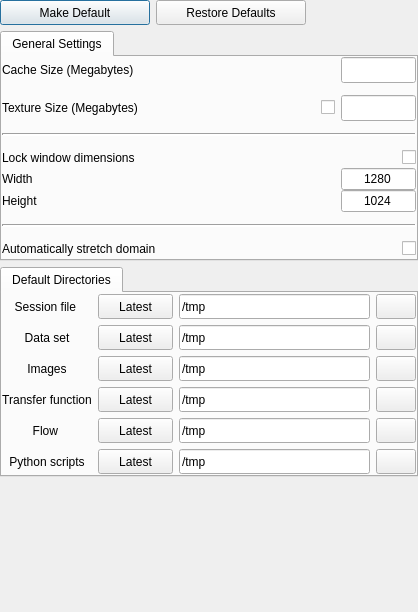
<?xml version="1.0" encoding="UTF-8"?>
<ui version="4.0">
 <class>startupTab</class>
 <widget class="QWidget" name="startupTab">
  <property name="geometry">
   <rect>
    <x>0</x>
    <y>0</y>
    <width>418</width>
    <height>612</height>
   </rect>
  </property>
  <property name="minimumSize">
   <size>
    <width>418</width>
    <height>400</height>
   </size>
  </property>
  <property name="maximumSize">
   <size>
    <width>418</width>
    <height>1200</height>
   </size>
  </property>
  <property name="baseSize">
   <size>
    <width>415</width>
    <height>0</height>
   </size>
  </property>
  <property name="windowTitle">
   <string>Form1</string>
  </property>
  <property name="whatsThis">
   <string>&lt;html&gt;&lt;head/&gt;&lt;body&gt;&lt;p&gt;The startup settings are used when VAPOR is started.  Click &amp;quot;Make Default&amp;quot; to make the changes apply the next time VAPOR is started. You will need to restart VAPOR in order to apply these settings.&lt;/p&gt;&lt;/body&gt;&lt;/html&gt;</string>
  </property>
  <layout class="QVBoxLayout" name="verticalLayout_5">
   <property name="leftMargin">
    <number>0</number>
   </property>
   <property name="topMargin">
    <number>0</number>
   </property>
   <property name="rightMargin">
    <number>0</number>
   </property>
   <property name="bottomMargin">
    <number>0</number>
   </property>
   <item>
    <layout class="QHBoxLayout" name="_10">
     <item>
      <widget class="QPushButton" name="applyButton">
       <property name="minimumSize">
        <size>
         <width>150</width>
         <height>25</height>
        </size>
       </property>
       <property name="maximumSize">
        <size>
         <width>80</width>
         <height>32767</height>
        </size>
       </property>
       <property name="text">
        <string>Make Default</string>
       </property>
       <property name="shortcut">
        <string/>
       </property>
       <property name="autoDefault">
        <bool>true</bool>
       </property>
       <property name="default">
        <bool>true</bool>
       </property>
      </widget>
     </item>
     <item>
      <widget class="QPushButton" name="defaultButton">
       <property name="enabled">
        <bool>true</bool>
       </property>
       <property name="minimumSize">
        <size>
         <width>150</width>
         <height>25</height>
        </size>
       </property>
       <property name="toolTip">
        <string>Click to reset all user preferences and parameter values to their original default values</string>
       </property>
       <property name="text">
        <string>Restore Defaults</string>
       </property>
       <property name="shortcut">
        <string/>
       </property>
       <property name="autoRepeat">
        <bool>false</bool>
       </property>
       <property name="autoDefault">
        <bool>false</bool>
       </property>
      </widget>
     </item>
     <item>
      <spacer name="spacer205">
       <property name="orientation">
        <enum>Qt::Horizontal</enum>
       </property>
       <property name="sizeType">
        <enum>QSizePolicy::Expanding</enum>
       </property>
       <property name="sizeHint" stdset="0">
        <size>
         <width>71</width>
         <height>20</height>
        </size>
       </property>
      </spacer>
     </item>
    </layout>
   </item>
   <item>
    <widget class="QTabWidget" name="tabWidget">
     <property name="currentIndex">
      <number>0</number>
     </property>
     <widget class="QWidget" name="tab_2">
      <attribute name="title">
       <string>General Settings</string>
      </attribute>
      <layout class="QVBoxLayout" name="verticalLayout_2">
       <property name="spacing">
        <number>12</number>
       </property>
       <property name="leftMargin">
        <number>0</number>
       </property>
       <property name="topMargin">
        <number>0</number>
       </property>
       <property name="rightMargin">
        <number>0</number>
       </property>
       <property name="bottomMargin">
        <number>0</number>
       </property>
       <item>
        <layout class="QHBoxLayout" name="horizontalLayout">
         <item>
          <widget class="QLabel" name="textLabel1_2">
           <property name="whatsThis">
            <string>The data cache size is the total amount of memory that VAPOR will used to hold volume data.  Best performance is obtained by choosing a value approximately equal to the physical memory that is available for the application.  If this is too large or too small the performance will be slowed.</string>
           </property>
           <property name="text">
            <string>Cache Size (Megabytes)</string>
           </property>
           <property name="wordWrap">
            <bool>false</bool>
           </property>
          </widget>
         </item>
         <item>
          <spacer name="spacer2_2">
           <property name="orientation">
            <enum>Qt::Horizontal</enum>
           </property>
           <property name="sizeType">
            <enum>QSizePolicy::Expanding</enum>
           </property>
           <property name="sizeHint" stdset="0">
            <size>
             <width>69</width>
             <height>21</height>
            </size>
           </property>
          </spacer>
         </item>
         <item>
          <widget class="QLineEdit" name="cacheSizeEdit">
           <property name="minimumSize">
            <size>
             <width>0</width>
             <height>25</height>
            </size>
           </property>
           <property name="maximumSize">
            <size>
             <width>75</width>
             <height>32767</height>
            </size>
           </property>
           <property name="toolTip">
            <string>Specify total number of megabytes that will be used for data cache</string>
           </property>
           <property name="whatsThis">
            <string>The data cache size is the total amount of memory that VAPOR will used to hold volume data.  Best performance is obtained by choosing a value approximately equal to the physical memory that is available for the application.  If this is too large or too small the performance will be slowed.</string>
           </property>
           <property name="alignment">
            <set>Qt::AlignHCenter</set>
           </property>
          </widget>
         </item>
        </layout>
       </item>
       <item>
        <layout class="QHBoxLayout" name="horizontalLayout_2">
         <item>
          <widget class="QLabel" name="label">
           <property name="text">
            <string>Texture Size (Megabytes)</string>
           </property>
          </widget>
         </item>
         <item>
          <spacer name="spacer25_3">
           <property name="orientation">
            <enum>Qt::Horizontal</enum>
           </property>
           <property name="sizeType">
            <enum>QSizePolicy::Expanding</enum>
           </property>
           <property name="sizeHint" stdset="0">
            <size>
             <width>69</width>
             <height>20</height>
            </size>
           </property>
          </spacer>
         </item>
         <item>
          <widget class="QCheckBox" name="textureSizeCheckbox">
           <property name="toolTip">
            <string>Click to override default graphics texture size</string>
           </property>
           <property name="whatsThis">
            <string>VAPOR normally provides a reasonable default graphics texture size.  However in some cases the size is too small (resulting in poor performance) or too large (resulting in garbage images).  These problems can be resolved by tuning this texture size parameter.  This parameter represents the side of the largest cube that will be rendered from the GPU texture memory.  The texture size should be chosen small enough that very large images can be rendered correctly, but large enough so that this rendering is reasonably fast.</string>
           </property>
           <property name="text">
            <string/>
           </property>
          </widget>
         </item>
         <item>
          <widget class="QLineEdit" name="textureSizeEdit">
           <property name="minimumSize">
            <size>
             <width>0</width>
             <height>25</height>
            </size>
           </property>
           <property name="maximumSize">
            <size>
             <width>75</width>
             <height>32767</height>
            </size>
           </property>
           <property name="toolTip">
            <string>Specify max 3D graphics texture size along each axis</string>
           </property>
           <property name="whatsThis">
            <string>VAPOR normally provides a reasonable default graphics texture size.  However in some cases the size is too small (resulting in poor performance) or too large (resulting in garbage images).  These problems can be resolved by tuning this texture size parameter.  This parameter represents the side of the largest cube that will be rendered from the GPU texture memory.  The texture size should be chosen small enough that very large images can be rendered correctly, but large enough so that this rendering is reasonably fast.</string>
           </property>
           <property name="alignment">
            <set>Qt::AlignHCenter</set>
           </property>
          </widget>
         </item>
        </layout>
       </item>
       <item>
        <widget class="Line" name="line">
         <property name="lineWidth">
          <number>2</number>
         </property>
         <property name="orientation">
          <enum>Qt::Horizontal</enum>
         </property>
        </widget>
       </item>
       <item>
        <layout class="QVBoxLayout" name="verticalLayout_4">
         <property name="spacing">
          <number>0</number>
         </property>
         <property name="bottomMargin">
          <number>0</number>
         </property>
         <item>
          <layout class="QHBoxLayout" name="horizontalLayout_3">
           <item>
            <widget class="QLabel" name="label_4">
             <property name="text">
              <string>Lock window dimensions</string>
             </property>
            </widget>
           </item>
           <item>
            <spacer name="horizontalSpacer_3">
             <property name="orientation">
              <enum>Qt::Horizontal</enum>
             </property>
             <property name="sizeHint" stdset="0">
              <size>
               <width>40</width>
               <height>20</height>
              </size>
             </property>
            </spacer>
           </item>
           <item>
            <widget class="QCheckBox" name="lockSizeCheckbox">
             <property name="toolTip">
              <string>&lt;!DOCTYPE HTML PUBLIC &quot;-//W3C//DTD HTML 4.0//EN&quot; &quot;http://www.w3.org/TR/REC-html40/strict.dtd&quot;&gt;
&lt;html&gt;&lt;head&gt;&lt;meta name=&quot;qrichtext&quot; content=&quot;1&quot; /&gt;&lt;style type=&quot;text/css&quot;&gt;
p, li { white-space: pre-wrap; }
&lt;/style&gt;&lt;/head&gt;&lt;body style=&quot; font-family:'MS Shell Dlg 2'; font-size:8.25pt; font-weight:400; font-style:normal;&quot;&gt;
&lt;p style=&quot; margin-top:0px; margin-bottom:0px; margin-left:0px; margin-right:0px; -qt-block-indent:0; text-indent:0px;&quot;&gt;&lt;span style=&quot; font-size:8pt;&quot;&gt;When checked, the VAPOR window is required (at the next time vaporgui starts) to have the specified width and height.  Preferences must be saved for this to take effect.&lt;/span&gt;&lt;/p&gt;&lt;/body&gt;&lt;/html&gt;</string>
             </property>
             <property name="whatsThis">
              <string>&lt;!DOCTYPE HTML PUBLIC &quot;-//W3C//DTD HTML 4.0//EN&quot; &quot;http://www.w3.org/TR/REC-html40/strict.dtd&quot;&gt;
&lt;html&gt;&lt;head&gt;&lt;meta name=&quot;qrichtext&quot; content=&quot;1&quot; /&gt;&lt;style type=&quot;text/css&quot;&gt;
p, li { white-space: pre-wrap; }
&lt;/style&gt;&lt;/head&gt;&lt;body style=&quot; font-family:'MS Shell Dlg 2'; font-size:8.25pt; font-weight:400; font-style:normal;&quot;&gt;
&lt;p style=&quot; margin-top:0px; margin-bottom:0px; margin-left:0px; margin-right:0px; -qt-block-indent:0; text-indent:0px;&quot;&gt;&lt;span style=&quot; font-size:8pt;&quot;&gt;This setting only takes place after the preferences are saved to disk and vaporgui is restarted.  When the checkbox is checked, the specified window width and height will be used the next time vaporgui is launched.&lt;/span&gt;&lt;/p&gt;&lt;/body&gt;&lt;/html&gt;</string>
             </property>
             <property name="text">
              <string/>
             </property>
            </widget>
           </item>
          </layout>
         </item>
         <item>
          <layout class="QHBoxLayout" name="horizontalLayout_4">
           <property name="spacing">
            <number>0</number>
           </property>
           <item>
            <widget class="QLabel" name="label_2">
             <property name="text">
              <string>Width</string>
             </property>
            </widget>
           </item>
           <item>
            <spacer name="horizontalSpacer">
             <property name="orientation">
              <enum>Qt::Horizontal</enum>
             </property>
             <property name="sizeHint" stdset="0">
              <size>
               <width>40</width>
               <height>20</height>
              </size>
             </property>
            </spacer>
           </item>
           <item>
            <widget class="QLineEdit" name="winWidthEdit">
             <property name="maximumSize">
              <size>
               <width>75</width>
               <height>16777215</height>
              </size>
             </property>
             <property name="toolTip">
              <string>&lt;!DOCTYPE HTML PUBLIC &quot;-//W3C//DTD HTML 4.0//EN&quot; &quot;http://www.w3.org/TR/REC-html40/strict.dtd&quot;&gt;
&lt;html&gt;&lt;head&gt;&lt;meta name=&quot;qrichtext&quot; content=&quot;1&quot; /&gt;&lt;style type=&quot;text/css&quot;&gt;
p, li { white-space: pre-wrap; }
&lt;/style&gt;&lt;/head&gt;&lt;body style=&quot; font-family:'MS Shell Dlg 2'; font-size:8.25pt; font-weight:400; font-style:normal;&quot;&gt;
&lt;p style=&quot; margin-top:0px; margin-bottom:0px; margin-left:0px; margin-right:0px; -qt-block-indent:0; text-indent:0px;&quot;&gt;&lt;span style=&quot; font-size:8pt;&quot;&gt;When checked, the VAPOR window is required (at the next time vaporgui starts) to have the specified width and height.  Preferences must be saved for this to take effect.&lt;/span&gt;&lt;/p&gt;&lt;/body&gt;&lt;/html&gt;</string>
             </property>
             <property name="whatsThis">
              <string>&lt;!DOCTYPE HTML PUBLIC &quot;-//W3C//DTD HTML 4.0//EN&quot; &quot;http://www.w3.org/TR/REC-html40/strict.dtd&quot;&gt;
&lt;html&gt;&lt;head&gt;&lt;meta name=&quot;qrichtext&quot; content=&quot;1&quot; /&gt;&lt;style type=&quot;text/css&quot;&gt;
p, li { white-space: pre-wrap; }
&lt;/style&gt;&lt;/head&gt;&lt;body style=&quot; font-family:'MS Shell Dlg 2'; font-size:8.25pt; font-weight:400; font-style:normal;&quot;&gt;
&lt;p style=&quot; margin-top:0px; margin-bottom:0px; margin-left:0px; margin-right:0px; -qt-block-indent:0; text-indent:0px;&quot;&gt;&lt;span style=&quot; font-size:8pt;&quot;&gt;This setting only takes place after the preferences are saved to disk and vaporgui is restarted.  When the checkbox is checked, the specified window width and height will be used the next time vaporgui is launched.&lt;/span&gt;&lt;/p&gt;&lt;/body&gt;&lt;/html&gt;</string>
             </property>
             <property name="text">
              <string>1280</string>
             </property>
             <property name="alignment">
              <set>Qt::AlignCenter</set>
             </property>
            </widget>
           </item>
          </layout>
         </item>
         <item>
          <layout class="QHBoxLayout" name="horizontalLayout_5">
           <property name="spacing">
            <number>0</number>
           </property>
           <property name="bottomMargin">
            <number>0</number>
           </property>
           <item>
            <widget class="QLabel" name="label_3">
             <property name="text">
              <string>Height</string>
             </property>
            </widget>
           </item>
           <item>
            <spacer name="horizontalSpacer_2">
             <property name="orientation">
              <enum>Qt::Horizontal</enum>
             </property>
             <property name="sizeHint" stdset="0">
              <size>
               <width>40</width>
               <height>20</height>
              </size>
             </property>
            </spacer>
           </item>
           <item>
            <widget class="QLineEdit" name="winHeightEdit">
             <property name="maximumSize">
              <size>
               <width>75</width>
               <height>16777215</height>
              </size>
             </property>
             <property name="toolTip">
              <string>&lt;!DOCTYPE HTML PUBLIC &quot;-//W3C//DTD HTML 4.0//EN&quot; &quot;http://www.w3.org/TR/REC-html40/strict.dtd&quot;&gt;
&lt;html&gt;&lt;head&gt;&lt;meta name=&quot;qrichtext&quot; content=&quot;1&quot; /&gt;&lt;style type=&quot;text/css&quot;&gt;
p, li { white-space: pre-wrap; }
&lt;/style&gt;&lt;/head&gt;&lt;body style=&quot; font-family:'MS Shell Dlg 2'; font-size:8.25pt; font-weight:400; font-style:normal;&quot;&gt;
&lt;p style=&quot; margin-top:0px; margin-bottom:0px; margin-left:0px; margin-right:0px; -qt-block-indent:0; text-indent:0px;&quot;&gt;&lt;span style=&quot; font-size:8pt;&quot;&gt;When checked, the VAPOR window is required (at the next time vaporgui starts) to have the specified width and height.  Preferences must be saved for this to take effect.&lt;/span&gt;&lt;/p&gt;&lt;/body&gt;&lt;/html&gt;</string>
             </property>
             <property name="whatsThis">
              <string>&lt;!DOCTYPE HTML PUBLIC &quot;-//W3C//DTD HTML 4.0//EN&quot; &quot;http://www.w3.org/TR/REC-html40/strict.dtd&quot;&gt;
&lt;html&gt;&lt;head&gt;&lt;meta name=&quot;qrichtext&quot; content=&quot;1&quot; /&gt;&lt;style type=&quot;text/css&quot;&gt;
p, li { white-space: pre-wrap; }
&lt;/style&gt;&lt;/head&gt;&lt;body style=&quot; font-family:'MS Shell Dlg 2'; font-size:8.25pt; font-weight:400; font-style:normal;&quot;&gt;
&lt;p style=&quot; margin-top:0px; margin-bottom:0px; margin-left:0px; margin-right:0px; -qt-block-indent:0; text-indent:0px;&quot;&gt;&lt;span style=&quot; font-size:8pt;&quot;&gt;This setting only takes place after the preferences are saved to disk and vaporgui is restarted.  When the checkbox is checked, the specified window width and height will be used the next time vaporgui is launched.&lt;/span&gt;&lt;/p&gt;&lt;/body&gt;&lt;/html&gt;</string>
             </property>
             <property name="text">
              <string>1024</string>
             </property>
             <property name="alignment">
              <set>Qt::AlignCenter</set>
             </property>
            </widget>
           </item>
          </layout>
         </item>
        </layout>
       </item>
       <item>
        <widget class="Line" name="line_2">
         <property name="lineWidth">
          <number>2</number>
         </property>
         <property name="orientation">
          <enum>Qt::Horizontal</enum>
         </property>
        </widget>
       </item>
       <item>
        <layout class="QHBoxLayout" name="horizontalLayout_6">
         <item>
          <widget class="QLabel" name="label_5">
           <property name="text">
            <string>Automatically stretch domain</string>
           </property>
          </widget>
         </item>
         <item>
          <spacer name="horizontalSpacer_4">
           <property name="orientation">
            <enum>Qt::Horizontal</enum>
           </property>
           <property name="sizeHint" stdset="0">
            <size>
             <width>40</width>
             <height>20</height>
            </size>
           </property>
          </spacer>
         </item>
         <item>
          <widget class="QCheckBox" name="autoStretchCheckbox">
           <property name="toolTip">
            <string>When loading data, the shortest dimension is shorter than 1/10 of the longest then stretch it to 1/2 the longest</string>
           </property>
           <property name="text">
            <string/>
           </property>
          </widget>
         </item>
        </layout>
       </item>
      </layout>
     </widget>
    </widget>
   </item>
   <item>
    <widget class="QTabWidget" name="defaultDirectoryTab">
     <property name="currentIndex">
      <number>0</number>
     </property>
     <widget class="QWidget" name="tab">
      <attribute name="title">
       <string>Default Directories</string>
      </attribute>
      <layout class="QVBoxLayout" name="verticalLayout_3">
       <property name="spacing">
        <number>0</number>
       </property>
       <property name="leftMargin">
        <number>0</number>
       </property>
       <property name="topMargin">
        <number>0</number>
       </property>
       <property name="rightMargin">
        <number>0</number>
       </property>
       <property name="bottomMargin">
        <number>0</number>
       </property>
       <item>
        <layout class="QVBoxLayout" name="verticalLayout">
         <item>
          <layout class="QGridLayout" name="gridLayout">
           <item row="0" column="0">
            <widget class="QLabel" name="textLabel1_2_3_2_2_3">
             <property name="minimumSize">
              <size>
               <width>0</width>
               <height>25</height>
              </size>
             </property>
             <property name="text">
              <string>Session file </string>
             </property>
             <property name="alignment">
              <set>Qt::AlignCenter</set>
             </property>
             <property name="wordWrap">
              <bool>false</bool>
             </property>
            </widget>
           </item>
           <item row="0" column="1">
            <widget class="QPushButton" name="sessionLatestButton">
             <property name="minimumSize">
              <size>
               <width>75</width>
               <height>25</height>
              </size>
             </property>
             <property name="maximumSize">
              <size>
               <width>75</width>
               <height>16777215</height>
              </size>
             </property>
             <property name="toolTip">
              <string>Click to set the default session directory to the most recently specified session directory</string>
             </property>
             <property name="text">
              <string>Latest</string>
             </property>
            </widget>
           </item>
           <item row="0" column="2">
            <widget class="QLineEdit" name="sessionPathEdit">
             <property name="enabled">
              <bool>true</bool>
             </property>
             <property name="minimumSize">
              <size>
               <width>140</width>
               <height>25</height>
              </size>
             </property>
             <property name="toolTip">
              <string>The session file directory indicates the current directory from which sessions are read</string>
             </property>
             <property name="text">
              <string>/tmp</string>
             </property>
             <property name="readOnly">
              <bool>false</bool>
             </property>
            </widget>
           </item>
           <item row="0" column="3">
            <widget class="QPushButton" name="sessionPathButton">
             <property name="minimumSize">
              <size>
               <width>25</width>
               <height>25</height>
              </size>
             </property>
             <property name="toolTip">
              <string>Specify Default session file directory</string>
             </property>
             <property name="text">
              <string/>
             </property>
             <property name="autoDefault">
              <bool>false</bool>
             </property>
            </widget>
           </item>
           <item row="1" column="0">
            <widget class="QLabel" name="textLabel1_2_3_2_4">
             <property name="minimumSize">
              <size>
               <width>0</width>
               <height>25</height>
              </size>
             </property>
             <property name="text">
              <string>Data set</string>
             </property>
             <property name="alignment">
              <set>Qt::AlignCenter</set>
             </property>
             <property name="wordWrap">
              <bool>false</bool>
             </property>
            </widget>
           </item>
           <item row="1" column="1">
            <widget class="QPushButton" name="metadataLatestButton">
             <property name="minimumSize">
              <size>
               <width>75</width>
               <height>25</height>
              </size>
             </property>
             <property name="maximumSize">
              <size>
               <width>75</width>
               <height>16777215</height>
              </size>
             </property>
             <property name="toolTip">
              <string>Click to set the default metadata directory to the most recently specified metadata directory</string>
             </property>
             <property name="text">
              <string>Latest</string>
             </property>
            </widget>
           </item>
           <item row="1" column="2">
            <widget class="QLineEdit" name="metadataPathEdit">
             <property name="enabled">
              <bool>true</bool>
             </property>
             <property name="minimumSize">
              <size>
               <width>140</width>
               <height>25</height>
              </size>
             </property>
             <property name="toolTip">
              <string>The Metadata directory indicates the default directory from which metadata files (.vdf file) are read or written.</string>
             </property>
             <property name="text">
              <string>/tmp</string>
             </property>
             <property name="readOnly">
              <bool>false</bool>
             </property>
            </widget>
           </item>
           <item row="1" column="3">
            <widget class="QPushButton" name="metadataPathButton">
             <property name="minimumSize">
              <size>
               <width>25</width>
               <height>25</height>
              </size>
             </property>
             <property name="toolTip">
              <string>Specify default metadata directory</string>
             </property>
             <property name="text">
              <string/>
             </property>
             <property name="autoDefault">
              <bool>false</bool>
             </property>
            </widget>
           </item>
           <item row="2" column="0">
            <widget class="QLabel" name="textLabel1_2_4_3">
             <property name="minimumSize">
              <size>
               <width>0</width>
               <height>25</height>
              </size>
             </property>
             <property name="text">
              <string>Images</string>
             </property>
             <property name="alignment">
              <set>Qt::AlignCenter</set>
             </property>
             <property name="wordWrap">
              <bool>false</bool>
             </property>
            </widget>
           </item>
           <item row="2" column="1">
            <widget class="QPushButton" name="imageLatestButton">
             <property name="minimumSize">
              <size>
               <width>75</width>
               <height>25</height>
              </size>
             </property>
             <property name="maximumSize">
              <size>
               <width>75</width>
               <height>16777215</height>
              </size>
             </property>
             <property name="toolTip">
              <string>Click to set the default image directory to the most recently specified image directory</string>
             </property>
             <property name="text">
              <string>Latest</string>
             </property>
            </widget>
           </item>
           <item row="2" column="2">
            <widget class="QLineEdit" name="imagePathEdit">
             <property name="enabled">
              <bool>true</bool>
             </property>
             <property name="minimumSize">
              <size>
               <width>140</width>
               <height>25</height>
              </size>
             </property>
             <property name="toolTip">
              <string>The image directory is the default directory where jpeg files are saved.</string>
             </property>
             <property name="text">
              <string>/tmp</string>
             </property>
            </widget>
           </item>
           <item row="2" column="3">
            <widget class="QPushButton" name="imagePathButton">
             <property name="minimumSize">
              <size>
               <width>25</width>
               <height>25</height>
              </size>
             </property>
             <property name="toolTip">
              <string>Specify default image save directory</string>
             </property>
             <property name="text">
              <string/>
             </property>
             <property name="autoDefault">
              <bool>false</bool>
             </property>
            </widget>
           </item>
           <item row="3" column="0">
            <widget class="QLabel" name="textLabel1_2_5_5">
             <property name="minimumSize">
              <size>
               <width>0</width>
               <height>25</height>
              </size>
             </property>
             <property name="text">
              <string>Transfer function</string>
             </property>
             <property name="alignment">
              <set>Qt::AlignCenter</set>
             </property>
             <property name="wordWrap">
              <bool>false</bool>
             </property>
            </widget>
           </item>
           <item row="3" column="1">
            <widget class="QPushButton" name="tfLatestButton">
             <property name="minimumSize">
              <size>
               <width>75</width>
               <height>25</height>
              </size>
             </property>
             <property name="maximumSize">
              <size>
               <width>75</width>
               <height>16777215</height>
              </size>
             </property>
             <property name="toolTip">
              <string>Click to set the default transfer function directory to the most recently specified transfer function directory</string>
             </property>
             <property name="text">
              <string>Latest</string>
             </property>
            </widget>
           </item>
           <item row="3" column="2">
            <widget class="QLineEdit" name="tfPathEdit_2">
             <property name="enabled">
              <bool>true</bool>
             </property>
             <property name="minimumSize">
              <size>
               <width>140</width>
               <height>25</height>
              </size>
             </property>
             <property name="toolTip">
              <string>Transfer function files (*.vdf) are read or written to this directory by default.</string>
             </property>
             <property name="text">
              <string>/tmp</string>
             </property>
            </widget>
           </item>
           <item row="3" column="3">
            <widget class="QPushButton" name="tfPathButton">
             <property name="minimumSize">
              <size>
               <width>25</width>
               <height>25</height>
              </size>
             </property>
             <property name="toolTip">
              <string>Specify default transfer function directory</string>
             </property>
             <property name="text">
              <string/>
             </property>
             <property name="autoDefault">
              <bool>false</bool>
             </property>
            </widget>
           </item>
           <item row="4" column="0">
            <widget class="QLabel" name="textLabel1_2_5_2_4">
             <property name="minimumSize">
              <size>
               <width>0</width>
               <height>25</height>
              </size>
             </property>
             <property name="text">
              <string>Flow </string>
             </property>
             <property name="alignment">
              <set>Qt::AlignCenter</set>
             </property>
             <property name="wordWrap">
              <bool>false</bool>
             </property>
            </widget>
           </item>
           <item row="4" column="1">
            <widget class="QPushButton" name="flowLatestButton">
             <property name="minimumSize">
              <size>
               <width>75</width>
               <height>25</height>
              </size>
             </property>
             <property name="maximumSize">
              <size>
               <width>75</width>
               <height>16777215</height>
              </size>
             </property>
             <property name="toolTip">
              <string>Click to set the default flow directory to the most recently specified flow directory</string>
             </property>
             <property name="text">
              <string>Latest</string>
             </property>
            </widget>
           </item>
           <item row="4" column="2">
            <widget class="QLineEdit" name="flowPathEdit">
             <property name="enabled">
              <bool>true</bool>
             </property>
             <property name="minimumSize">
              <size>
               <width>140</width>
               <height>25</height>
              </size>
             </property>
             <property name="toolTip">
              <string>Flow lines and seeds are read and written to this directory by default.</string>
             </property>
             <property name="text">
              <string>/tmp</string>
             </property>
            </widget>
           </item>
           <item row="4" column="3">
            <widget class="QPushButton" name="flowPathButton">
             <property name="minimumSize">
              <size>
               <width>25</width>
               <height>25</height>
              </size>
             </property>
             <property name="toolTip">
              <string>Specify default flow save directory</string>
             </property>
             <property name="text">
              <string/>
             </property>
             <property name="autoDefault">
              <bool>false</bool>
             </property>
            </widget>
           </item>
           <item row="5" column="0">
            <widget class="QLabel" name="textLabel1_2_5_6">
             <property name="minimumSize">
              <size>
               <width>0</width>
               <height>25</height>
              </size>
             </property>
             <property name="text">
              <string>Python scripts</string>
             </property>
             <property name="alignment">
              <set>Qt::AlignCenter</set>
             </property>
             <property name="wordWrap">
              <bool>false</bool>
             </property>
            </widget>
           </item>
           <item row="5" column="1">
            <widget class="QPushButton" name="pythonLatestButton">
             <property name="minimumSize">
              <size>
               <width>75</width>
               <height>25</height>
              </size>
             </property>
             <property name="maximumSize">
              <size>
               <width>75</width>
               <height>16777215</height>
              </size>
             </property>
             <property name="toolTip">
              <string>Click to set the default transfer function directory to the most recently specified transfer function directory</string>
             </property>
             <property name="text">
              <string>Latest</string>
             </property>
            </widget>
           </item>
           <item row="5" column="2">
            <widget class="QLineEdit" name="pythonPathEdit">
             <property name="enabled">
              <bool>true</bool>
             </property>
             <property name="minimumSize">
              <size>
               <width>140</width>
               <height>25</height>
              </size>
             </property>
             <property name="toolTip">
              <string>Transfer function files (*.vdf) are read or written to this directory by default.</string>
             </property>
             <property name="text">
              <string>/tmp</string>
             </property>
            </widget>
           </item>
           <item row="5" column="3">
            <widget class="QPushButton" name="pythonPathButton">
             <property name="minimumSize">
              <size>
               <width>25</width>
               <height>25</height>
              </size>
             </property>
             <property name="toolTip">
              <string>Specify default directory for python scripts</string>
             </property>
             <property name="text">
              <string/>
             </property>
             <property name="autoDefault">
              <bool>false</bool>
             </property>
            </widget>
           </item>
          </layout>
         </item>
        </layout>
       </item>
      </layout>
      <zorder></zorder>
      <zorder>textLabel1_4_2</zorder>
      <zorder>layoutWidget</zorder>
     </widget>
    </widget>
   </item>
   <item>
    <spacer name="spacer202">
     <property name="orientation">
      <enum>Qt::Vertical</enum>
     </property>
     <property name="sizeType">
      <enum>QSizePolicy::Expanding</enum>
     </property>
     <property name="sizeHint" stdset="0">
      <size>
       <width>20</width>
       <height>22</height>
      </size>
     </property>
    </spacer>
   </item>
  </layout>
 </widget>
 <layoutdefault spacing="6" margin="11"/>
 <resources/>
 <connections/>
</ui>
